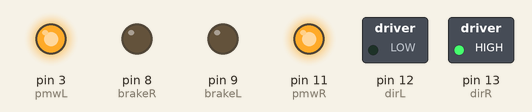
The sketch below on a simulated Arduino Uno, built with avr-gcc and run on an emulated ATmega328P. Parts: switched loads named in the sketch (green lamp = pin HIGH), output pins drawn as LEDs (lit = HIGH).

Above: at 0.5 s.
At 1.5 s:
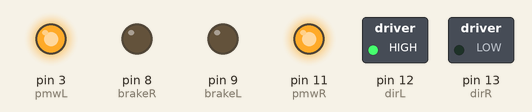
At 2.5 s:
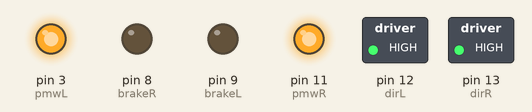
At 4.0 s:
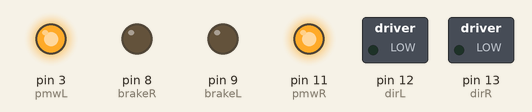
Timing chart, 0 to 5.8 s (numbered marks = the images above):
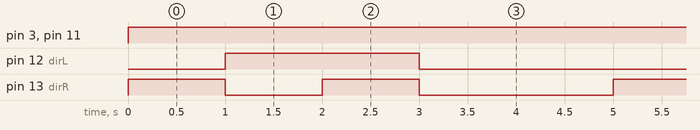

Measured:
- by itself, pin 3 (pmwL), pin 11 (pmwR): LOW → HIGH at 0.00 s
- by itself, pin 12 (dirL): alternates HIGH for 2.0 s and LOW for 3.0 s
- by itself, pin 13 (dirR): repeats every 5.0 s: LOW 1.0 s, HIGH 1.0 s, LOW 2.0 s, HIGH 1.0 s

The sketch:

arduino-motor-shield-r3.ino
```cpp
// Definitions L298P Full Bridge to connect arduino input pins
// Init for arduino motor shield left channel
const int dirL = 12;
const int brakeL = 9;
const int pmwL = 3;
// Init for arduino motor shield right channel
const int dirR = 13;
const int brakeR = 8;
const int pmwR = 11;

void setup()
{
  // Set L298P to output pins
pinMode(dirL, OUTPUT);
pinMode(brakeL, OUTPUT);
pinMode(pmwL, OUTPUT);
pinMode(dirR, OUTPUT);
pinMode(brakeR, OUTPUT);
pinMode(pmwR, OUTPUT);
}

void loop()
{
    // Forward
    digitalWrite(dirL, LOW);
    digitalWrite(dirR, HIGH);
    digitalWrite(brakeL, LOW);
    digitalWrite(brakeR, LOW);
    analogWrite(pmwL, 255); // Sets speed variable via PWM (0-255)
    analogWrite(pmwR, 255); // Sets speed variable via PWM (0-255)
    delay(1000);

    // Backward
    digitalWrite(dirL, HIGH);
    digitalWrite(dirR, LOW);
    digitalWrite(brakeL, LOW);
    digitalWrite(brakeR, LOW);
    analogWrite(pmwL, 255); // Sets speed variable via PWM (0-255)
    analogWrite(pmwR, 255); // Sets speed variable via PWM (0-255)
    delay(1000);

    // Turn Left
    digitalWrite(dirL, HIGH);
    digitalWrite(dirR, HIGH);
    analogWrite(pmwL, 255); // Sets speed variable via PWM (0-255)
    analogWrite(pmwR, 255); // Sets speed variable via PWM (0-255)
    delay(1000);

    // Turn Right
    digitalWrite(dirL, LOW);
    digitalWrite(dirR, LOW);
    analogWrite(pmwL, 255); // Sets speed variable via PWM (0-255)
    analogWrite(pmwR, 255); // Sets speed variable via PWM (0-255)
    delay(1000);

    // Turn Right
    digitalWrite(dirL, LOW);
    digitalWrite(dirR, LOW);
    analogWrite(pmwL, 255); // Sets speed variable via PWM (0-255)
    analogWrite(pmwR, 255); // Sets speed variable via PWM (0-255)
    delay(1000);
}
```
